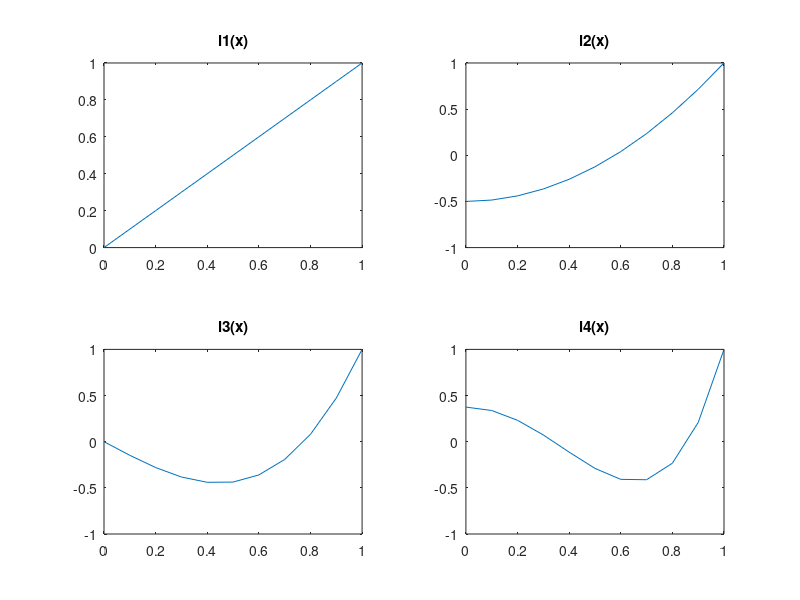

This figure's MATLAB source:
l1 = @(x) x;
l2 = @(x) 3 / 2 * x .^ 2 - 1 / 2;
l3 = @(x) 5 / 2 * x .^ 3 - 3 / 2 * x;
l4 = @(x) 35 / 8 * x .^ 4 - 15 /4 * x .^ 2 + 3 / 8;

x = 0:0.1:1;


subplot(2, 2, 1);
plot(x, l1(x))
title('l1(x)')

subplot(2, 2, 2);
plot(x, l2(x))
title('l2(x)')

subplot(2, 2, 3);
plot(x, l3(x))
title('l3(x)')

subplot(2, 2, 4);
plot(x, l4(x))
title('l4(x)')